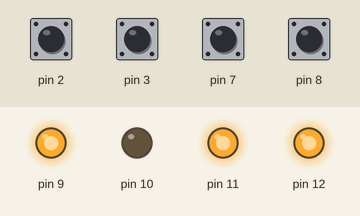
The sketch below on a simulated Arduino Uno, built with avr-gcc and run on an emulated ATmega328P. Shown: output pins drawn as LEDs (lit = HIGH). Inputs (shaded band) come from the test bench; at power-on: pin 2, pin 3, pin 7, pin 8 HIGH. What the sketch prints to the serial monitor is not drawn.

Above: at 1.2 s.
1.3 s: pin 2 pulled LOW for 0.15 s
4.4 s: pin 3 pulled LOW for 0.15 s
Timing chart, 0 to 7.4 s (numbered marks = the images above; inputs shaded):
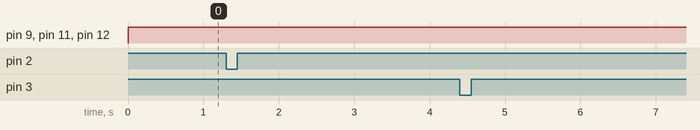

Measured:
- after the input at 1.3 s, every drawn part: stays the same
- after the input at 4.4 s, every drawn part: stays the same

The sketch:

week4Task.ino
```cpp
#include "Encoder.hpp"
#include "Encoder2.hpp"
#include "Motor.hpp"
#include "PIDController.hpp"

#define MOT1PWM 11 // PIN 11 is motor1's PWM pin
#define MOT1DIR 12

#define MOT2PWM 9// PIN 9 is motor2's PWM pin
#define MOT2DIR 10

// TODO: create a struct for this, avoid using 2 separate motor objects
mtrn3100::Motor motor1(MOT1PWM,MOT1DIR);
mtrn3100::Motor motor2(MOT2PWM,MOT2DIR);

#define EN1_A 2 // PIN 2 is encoder1's interupt // verified
#define EN1_B 7

#define EN2_A  3// PIN 3 is encoder2's interupt
#define EN2_B  8

mtrn3100::Encoder encoder1(EN1_A, EN1_B);
mtrn3100::Encoder2 encoder2(EN2_A, EN2_B);

// this implementation is a PID controller based on location

// we need a new implementation that is unversial and can be used for speed control, path following, etc.

float kP_1 = 100;
float kI_1 = 0.01;
float kD_1 = 0;

float kP_2 = 100;
float kI_2 = 0.01;
float kD_2 = 0;

mtrn3100::PIDController controller1(kP_1, kI_1, kD_1); // Kp, Ki, Kd , motor1's position controller
mtrn3100::PIDController controller2(kP_2, kI_2, kD_2); // Kp, Ki, Kd , motor2's position controller

void setup() {
  Serial.begin(9600);

  float target_motion_length = 200; // 1000 mm, specified by task4
  float motion_length_to_rotation_scale = 1; // to be adjusted based on the motor and encoder specifications
  float r = 15.5;
  float target_motion_rotation_radians = (target_motion_length * motion_length_to_rotation_scale) / r  ;

  // target_motion_rotation_radians = 2.0f * M_PIF;

  controller1.zeroAndSetTarget(encoder1.getRotation(), target_motion_rotation_radians);
  controller2.zeroAndSetTarget(encoder2.getRotation(), -target_motion_rotation_radians); // reverse it for vehicle's motion
}

void loop() {

  int controller1_output = controller1.compute(encoder1.getRotation());
  int controller2_output = controller2.compute(encoder2.getRotation());
  motor1.setPWM(controller1_output);
  motor2.setPWM(controller2_output);

  Serial.print("controller 1 output: ");
  Serial.println(controller1_output);
  Serial.print("controller 2 output: ");
  Serial.println(controller2_output);

  Serial.print("encoder1 count: ");
  Serial.println(encoder1.getCount());
  Serial.print("encoder2 count: ");
  Serial.println(encoder2.getCount());


  delay(5);  // loop interval, picked by random, to be adjusted based on the application requirements

}
```

Encoder.hpp
```cpp
#pragma once

#include <Arduino.h>

#define M_PIF 3.1415926f

namespace mtrn3100 {


// The encoder class is a simple interface which counts and stores an encoders count.
// Encoder pin 1 is attached to the interupt on the arduino and used to trigger the count.
// Encoder pin 2 is attached to any digital pin and used to derrive rotation direction.
// The count is stored as a volatile variable due to the high frequency updates.
class Encoder {
public:
    Encoder(uint8_t enc1, uint8_t enc2) : encoder1_pin(enc1), encoder2_pin(enc2) {
        instance = this;  // Store the instance pointer
        pinMode(encoder1_pin, INPUT_PULLUP);
        pinMode(encoder2_pin, INPUT_PULLUP);

        // attach the interrupt on pin one such that it calls the readEncoderISR function on a rising edg
        attachInterrupt(digitalPinToInterrupt(encoder1_pin), readEncoderISR, RISING);


    }


    // Encoder function used to update the encoder
    void readEncoder() {
        noInterrupts();

        // NOTE: DO NOT PLACE SERIAL PRINT STATEMENTS IN THIS FUNCTION
        // NOTE: DO NOT CALL THIS FUNCTION MANUALLY IT WILL ONLY WORK IF CALLED BY THE INTERRUPT
        // Increase or Decrease the count by one based on the reading on encoder pin 2
        count += (digitalRead(encoder2_pin) == HIGH) ? -1 : 1;
        interrupts();
    }

    // Helper function which to convert encouder count to radians
    float getRotation() {
        // return the current rotation in radians when called
        return count * (2.0f * M_PIF / counts_per_revolution);
    }

    int getCount() {
        // return the current count when called
        return count;
    }

private:
    static void readEncoderISR() {
        if (instance != nullptr) {
            instance->readEncoder();
        }
    }

public:
    const uint8_t encoder1_pin;
    const uint8_t encoder2_pin;
    volatile int8_t direction;
    float position = 0;
    uint16_t counts_per_revolution = 700;
    volatile long count = 0;
    uint32_t prev_time;
    bool read = false;

private:
    static Encoder* instance;
};

Encoder* Encoder::instance = nullptr;

}  // namespace mtrn3100
```

Encoder2.hpp
```cpp
#pragma once

#include <Arduino.h>

// #define M_PIF 3.1415926f

namespace mtrn3100 {


// The encoder class is a simple interface which counts and stores an encoders count.
// Encoder pin 1 is attached to the interupt on the arduino and used to trigger the count.
// Encoder pin 2 is attached to any digital pin and used to derrive rotation direction.
// The count is stored as a volatile variable due to the high frequency updates.
class Encoder2 {
public:
    Encoder2(uint8_t enc1, uint8_t enc2) : encoder1_pin(enc1), encoder2_pin(enc2) {
        instance1 = this;  // Store the instance pointer
        pinMode(encoder1_pin, INPUT_PULLUP);
        pinMode(encoder2_pin, INPUT_PULLUP);

        // attach the interrupt on pin one such that it calls the readEncoderISR function on a rising edg
        attachInterrupt(digitalPinToInterrupt(encoder1_pin), readEncoderISR, RISING);


    }


    // Encoder function used to update the encoder
    void readEncoder() {
        noInterrupts();

        // NOTE: DO NOT PLACE SERIAL PRINT STATEMENTS IN THIS FUNCTION
        // NOTE: DO NOT CALL THIS FUNCTION MANUALLY IT WILL ONLY WORK IF CALLED BY THE INTERRUPT
        // Increase or Decrease the count by one based on the reading on encoder pin 2
        count += (digitalRead(encoder2_pin) == HIGH) ? -1 : 1;
        interrupts();
    }

    // Helper function which to convert encouder count to radians
    float getRotation() {
        // return the current rotation in radians when called
        return count * (2.0f * M_PIF / counts_per_revolution);
    }

    int getCount() {
        // return the current count when called
        return count;
    }

private:
    static void readEncoderISR() {
        if (instance1 != nullptr) {
            instance1->readEncoder();
        }
    }

public:
    const uint8_t encoder1_pin;
    const uint8_t encoder2_pin;
    volatile int8_t direction;
    float position = 0;
    uint16_t counts_per_revolution = 700;
    volatile long count = 0;
    uint32_t prev_time;
    bool read = false;

private:
    static Encoder2* instance1;
};

Encoder2* Encoder2::instance1 = nullptr;

}  // namespace mtrn3100
```

Motor.hpp
```cpp
#pragma once

#include <Arduino.h>

#include "math.h"

namespace mtrn3100 {


// The motor class is a simple interface designed to assist in motor control
// You may choose to impliment additional functionality in the future such as dual motor or speed control
class Motor {
public:
    Motor( uint8_t pwm_pin, uint8_t in2) :  pwm_pin(pwm_pin), dir_pin(in2) {
        //  Setboth pins as output
        pinMode(pwm_pin, OUTPUT);
        pinMode(dir_pin, OUTPUT);
    }


    // This function outputs the desired motor direction and the PWM signal.
    // NOTE: a pwm signal > 255 could cause troubles as such ensure that pwm is clamped between 0 - 255.

    void setPWM(int16_t pwm) {

      // Output digital direction pin based on if input signal is positive or negative.
      // Output PWM signal between 0 - 255.
      int speed = abs(pwm);
      if (speed > 255)
      {
        speed = 255;
      }
      analogWrite(pwm_pin, speed); // Write the absolute value of pwm to the PWM pin
      digitalWrite(dir_pin, pwm >= 0 ? HIGH : LOW); // Set direction pin
    }

private:
    const uint8_t pwm_pin;
    const uint8_t dir_pin;
};

}  // namespace mtrn3100
```

PIDController.hpp
```cpp
#pragma once

#include <math.h>

namespace mtrn3100 {

class PIDController {
public:
    PIDController(float kp, float ki, float kd) : kp(kp), ki(ki), kd(kd) {}

    // Compute the output signal required from the current/actual value.
    float compute(float input) {

        curr_time = micros();
        dt = static_cast<float>(curr_time - prev_time) / 1e6;
        prev_time = curr_time;

        error = setpoint - (input - zero_ref);

        // IMPLIMENT PID CONTROLLER
        integral = integral + error * dt;
        derivative = (error - prev_error) / dt;
        output = kp*error + ki*integral + kd*derivative;

        prev_error = error;

        return output;
    }

    // Function used to return the last calculated error.
    // The error is the difference between the desired position and current position.
    void tune(float p, float i, float d) {
        kp = p;
        ki = i;
        kd = d;
    }

    float getError() {
      return error;
    }

    // This must be called before trying to achieve a setpoint.
    // The first argument becomes the new zero reference point.
    // Target is the setpoint value.
    void zeroAndSetTarget(float zero, float target) {
        prev_time = micros();
        zero_ref = zero;
        setpoint = target;
    }

public:
    uint32_t prev_time, curr_time = micros();
    float dt;

private:
    float kp, ki, kd;
    float error, derivative, integral, output;
    float prev_error = 0;
    float setpoint = 0;
    float zero_ref = 0;


};

}  // namespace mtrn3100
```
